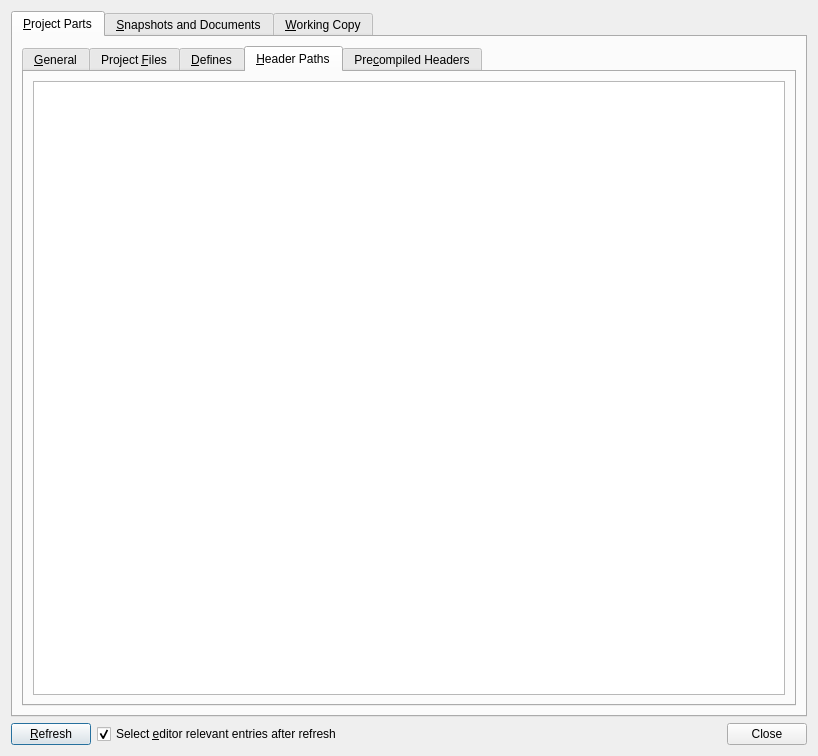
<?xml version="1.0" encoding="UTF-8"?>
<ui version="4.0">
 <class>CppCodeModelInspectorDialog</class>
 <widget class="QDialog" name="CppCodeModelInspectorDialog">
  <property name="geometry">
   <rect>
    <x>0</x>
    <y>0</y>
    <width>818</width>
    <height>756</height>
   </rect>
  </property>
  <property name="windowTitle">
   <string notr="true">C++ Code Model Inspector</string>
  </property>
  <layout class="QVBoxLayout" name="verticalLayout">
   <item>
    <widget class="QTabWidget" name="tabWidget">
     <property name="currentIndex">
      <number>0</number>
     </property>
     <widget class="QWidget" name="tab_2">
      <attribute name="title">
       <string notr="true">&amp;Project Parts</string>
      </attribute>
      <layout class="QVBoxLayout" name="verticalLayout_12">
       <item>
        <widget class="QSplitter" name="projectPartsSplitter">
         <property name="orientation">
          <enum>Qt::Vertical</enum>
         </property>
         <widget class="QTabWidget" name="projectPartTab">
          <property name="currentIndex">
           <number>3</number>
          </property>
          <widget class="QWidget" name="tab_17">
           <attribute name="title">
            <string notr="true">&amp;General</string>
           </attribute>
           <layout class="QVBoxLayout" name="verticalLayout_9">
            <item>
             <widget class="QTreeView" name="partGeneralView"/>
            </item>
           </layout>
          </widget>
          <widget class="QWidget" name="tab_13">
           <attribute name="title">
            <string notr="true">Project &amp;Files</string>
           </attribute>
           <layout class="QVBoxLayout" name="verticalLayout_14">
            <item>
             <widget class="QTreeView" name="projectFilesView"/>
            </item>
           </layout>
          </widget>
          <widget class="QWidget" name="tab_14">
           <attribute name="title">
            <string notr="true">&amp;Defines</string>
           </attribute>
           <layout class="QVBoxLayout" name="verticalLayout_19">
            <item>
             <widget class="QGroupBox" name="groupBox">
              <property name="title">
               <string notr="true">Toolchain Defines</string>
              </property>
              <layout class="QVBoxLayout" name="verticalLayout_13">
               <item>
                <widget class="QPlainTextEdit" name="partToolchainDefinesEdit">
                 <property name="readOnly">
                  <bool>true</bool>
                 </property>
                </widget>
               </item>
              </layout>
             </widget>
            </item>
            <item>
             <widget class="QGroupBox" name="groupBox_2">
              <property name="title">
               <string notr="true">Project Defines</string>
              </property>
              <layout class="QVBoxLayout" name="verticalLayout_15">
               <item>
                <widget class="QPlainTextEdit" name="partProjectDefinesEdit">
                 <property name="readOnly">
                  <bool>true</bool>
                 </property>
                </widget>
               </item>
              </layout>
             </widget>
            </item>
           </layout>
          </widget>
          <widget class="QWidget" name="tab_15">
           <attribute name="title">
            <string notr="true">&amp;Header Paths</string>
           </attribute>
           <layout class="QVBoxLayout" name="verticalLayout_16">
            <item>
             <widget class="QTreeView" name="projectHeaderPathsView"/>
            </item>
           </layout>
          </widget>
          <widget class="QWidget" name="tab_16">
           <attribute name="title">
            <string notr="true">Pre&amp;compiled Headers</string>
           </attribute>
           <layout class="QVBoxLayout" name="verticalLayout_18">
            <item>
             <widget class="QPlainTextEdit" name="partPrecompiledHeadersEdit">
              <property name="readOnly">
               <bool>true</bool>
              </property>
             </widget>
            </item>
           </layout>
          </widget>
         </widget>
        </widget>
       </item>
      </layout>
     </widget>
     <widget class="QWidget" name="tab">
      <attribute name="title">
       <string notr="true">&amp;Snapshots and Documents</string>
      </attribute>
      <layout class="QVBoxLayout" name="verticalLayout_5">
       <item>
        <widget class="QSplitter" name="splitter">
         <property name="orientation">
          <enum>Qt::Vertical</enum>
         </property>
         <widget class="QWidget" name="layoutWidget">
          <layout class="QVBoxLayout" name="snapshotSelectorAndViewLayout">
           <item>
            <layout class="QHBoxLayout" name="horizontalLayout">
             <item>
              <widget class="QLabel" name="snapshotSelectorLabel">
               <property name="text">
                <string notr="true">Sn&amp;apshot:</string>
               </property>
               <property name="buddy">
                <cstring>snapshotSelector</cstring>
               </property>
              </widget>
             </item>
             <item>
              <widget class="QComboBox" name="snapshotSelector">
               <property name="sizePolicy">
                <sizepolicy hsizetype="Preferred" vsizetype="Fixed">
                 <horstretch>100</horstretch>
                 <verstretch>0</verstretch>
                </sizepolicy>
               </property>
              </widget>
             </item>
            </layout>
           </item>
          </layout>
         </widget>
         <widget class="QTabWidget" name="docTab">
          <property name="currentIndex">
           <number>0</number>
          </property>
          <widget class="QWidget" name="tab_8">
           <attribute name="title">
            <string notr="true">&amp;General</string>
           </attribute>
           <layout class="QVBoxLayout" name="verticalLayout_2">
            <item>
             <widget class="QTreeView" name="docGeneralView">
              <property name="alternatingRowColors">
               <bool>true</bool>
              </property>
              <property name="textElideMode">
               <enum>Qt::ElideMiddle</enum>
              </property>
             </widget>
            </item>
           </layout>
          </widget>
          <widget class="QWidget" name="tab_7">
           <attribute name="title">
            <string notr="true">&amp;Includes</string>
           </attribute>
           <layout class="QVBoxLayout" name="verticalLayout_3">
            <item>
             <widget class="QTreeView" name="docIncludesView">
              <property name="alternatingRowColors">
               <bool>true</bool>
              </property>
              <property name="textElideMode">
               <enum>Qt::ElideMiddle</enum>
              </property>
             </widget>
            </item>
           </layout>
          </widget>
          <widget class="QWidget" name="tab_6">
           <attribute name="title">
            <string notr="true">&amp;Diagnostic Messages</string>
           </attribute>
           <layout class="QVBoxLayout" name="verticalLayout_6">
            <item>
             <widget class="QTreeView" name="docDiagnosticMessagesView">
              <property name="alternatingRowColors">
               <bool>true</bool>
              </property>
              <property name="textElideMode">
               <enum>Qt::ElideMiddle</enum>
              </property>
             </widget>
            </item>
           </layout>
          </widget>
          <widget class="QWidget" name="tab_4">
           <attribute name="title">
            <string notr="true">(Un)Defined &amp;Macros</string>
           </attribute>
           <layout class="QVBoxLayout" name="verticalLayout_7">
            <item>
             <widget class="QTreeView" name="docDefinedMacrosView">
              <property name="alternatingRowColors">
               <bool>true</bool>
              </property>
              <property name="textElideMode">
               <enum>Qt::ElideMiddle</enum>
              </property>
             </widget>
            </item>
           </layout>
          </widget>
          <widget class="QWidget" name="tab_5">
           <attribute name="title">
            <string notr="true">P&amp;reprocessed Source</string>
           </attribute>
           <layout class="QVBoxLayout" name="verticalLayout_4">
            <item>
             <widget class="QPlainTextEdit" name="docPreprocessedSourceEdit">
              <property name="readOnly">
               <bool>true</bool>
              </property>
             </widget>
            </item>
           </layout>
          </widget>
          <widget class="QWidget" name="tab_9">
           <attribute name="title">
            <string notr="true">&amp;Symbols</string>
           </attribute>
           <layout class="QVBoxLayout" name="verticalLayout_8">
            <item>
             <widget class="QTreeView" name="docSymbolsView">
              <property name="alternatingRowColors">
               <bool>true</bool>
              </property>
              <property name="textElideMode">
               <enum>Qt::ElideMiddle</enum>
              </property>
             </widget>
            </item>
           </layout>
          </widget>
          <widget class="QWidget" name="tab_10">
           <attribute name="title">
            <string notr="true">&amp;Tokens</string>
           </attribute>
           <layout class="QVBoxLayout" name="verticalLayout_10">
            <item>
             <widget class="QTreeView" name="docTokensView">
              <property name="alternatingRowColors">
               <bool>true</bool>
              </property>
              <property name="textElideMode">
               <enum>Qt::ElideMiddle</enum>
              </property>
             </widget>
            </item>
           </layout>
          </widget>
         </widget>
        </widget>
       </item>
      </layout>
     </widget>
     <widget class="QWidget" name="tab_3">
      <attribute name="title">
       <string notr="true">&amp;Working Copy</string>
      </attribute>
      <layout class="QVBoxLayout" name="verticalLayout_11">
       <item>
        <widget class="QSplitter" name="workingCopySplitter">
         <property name="orientation">
          <enum>Qt::Vertical</enum>
         </property>
         <property name="childrenCollapsible">
          <bool>true</bool>
         </property>
         <widget class="QPlainTextEdit" name="workingCopySourceEdit">
          <property name="readOnly">
           <bool>true</bool>
          </property>
          <property name="textInteractionFlags">
           <set>Qt::TextSelectableByKeyboard|Qt::TextSelectableByMouse</set>
          </property>
         </widget>
        </widget>
       </item>
      </layout>
     </widget>
    </widget>
   </item>
   <item>
    <layout class="QHBoxLayout" name="horizontalLayout_3">
     <item>
      <widget class="QPushButton" name="refreshButton">
       <property name="text">
        <string notr="true">&amp;Refresh</string>
       </property>
      </widget>
     </item>
     <item>
      <widget class="QCheckBox" name="selectEditorRelevantEntriesAfterRefreshCheckBox">
       <property name="text">
        <string notr="true">Select &amp;editor relevant entries after refresh</string>
       </property>
       <property name="checked">
        <bool>true</bool>
       </property>
      </widget>
     </item>
     <item>
      <spacer name="horizontalSpacer">
       <property name="orientation">
        <enum>Qt::Horizontal</enum>
       </property>
       <property name="sizeHint" stdset="0">
        <size>
         <width>40</width>
         <height>20</height>
        </size>
       </property>
      </spacer>
     </item>
     <item>
      <widget class="QPushButton" name="closeButton">
       <property name="text">
        <string notr="true">Close</string>
       </property>
      </widget>
     </item>
    </layout>
   </item>
  </layout>
 </widget>
 <resources/>
 <connections/>
</ui>
